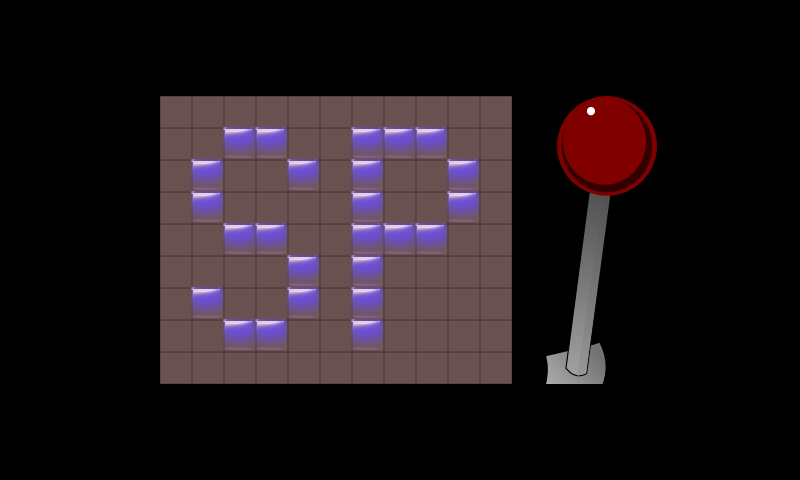

This is a level from a 2D game, rendered from its Tiled map with the project's own tilesets. A one-line summary and the map file follow, with tile-layer data summarised:
An orthogonal 25x15 tile map with 32x32 px tiles, 3 tile layers (Hidden Pattern, Lever , Tiles), 3 tilesets and 106 objects (81x Reel).

<map version="1.0" orientation="orthogonal" renderorder="right-down" width="25" height="15" tilewidth="32" tileheight="32" nextobjectid="115">
 <tileset firstgid="1" name="handle_animation" tilewidth="32" tileheight="32" tilecount="180" columns="20">
  <image source="handle_animation.png" width="671" height="308" />
 </tileset>
 <tileset firstgid="181" name="light_pink_transparent" tilewidth="32" tileheight="32" tilecount="1" columns="1">
  <image source="light_pink_transparent.png" width="32" height="32" />
 </tileset>
 <tileset firstgid="182" name="neon_tiles" tilewidth="32" tileheight="32" tilecount="8" columns="4">
  <image source="neon_tiles.png" width="139" height="67" />
 </tileset>
 <objectgroup name="Hidden Pattern Object">
  <object id="86" x="256" y="128" width="32" height="32" />
  <object id="90" x="288" y="160" width="32" height="32" />
  <object id="91" x="224" y="128" width="32" height="32" />
  <object id="92" x="192" y="160" width="32" height="32" />
  <object id="93" x="192" y="192" width="32" height="32" />
  <object id="94" x="224" y="224" width="32" height="32" />
  <object id="95" x="256" y="224" width="32" height="32" />
  <object id="96" x="288" y="256" width="32" height="32" />
  <object id="97" x="288" y="288" width="32" height="32" />
  <object id="98" x="256" y="320" width="32" height="32" />
  <object id="99" x="224" y="320" width="32" height="32" />
  <object id="100" x="192" y="288" width="32" height="32" />
  <object id="101" x="352" y="128" width="32" height="32" />
  <object id="102" x="384" y="128" width="32" height="32" />
  <object id="103" x="416" y="128" width="32" height="32" />
  <object id="105" x="448" y="160" width="32" height="32" />
  <object id="106" x="448" y="192" width="32" height="32" />
  <object id="107" x="352" y="160" width="32" height="32" />
  <object id="108" x="352" y="192" width="32" height="32" />
  <object id="109" x="352" y="224" width="32" height="32" />
  <object id="110" x="352" y="256" width="32" height="32" />
  <object id="111" x="352" y="288" width="32" height="32" />
  <object id="112" x="352" y="320" width="32" height="32" />
  <object id="113" x="416" y="224" width="32" height="32" />
  <object id="114" x="384" y="224" width="32" height="32" />
 </objectgroup>
 <layer name="Hidden Pattern" width="25" height="15" offsetx="-1" offsety="-2">
  <data>[375 cells, 25 non-empty, 1 distinct tile ids]</data>
 </layer>
 <layer name="Lever " width="25" height="15">
  <data>[375 cells, 47 non-empty, 36 distinct tile ids]</data>
 </layer>
 <objectgroup name="Reels">
  <object id="3" name="Reel" x="256" y="96" width="32" height="32" />
  <object id="6" name="Reel" x="192" y="96" width="32" height="32" />
  <object id="7" name="Reel" x="224" y="96" width="32" height="32" />
  <object id="8" name="Reel" x="288" y="96" width="32" height="32" />
  <object id="9" name="Reel" x="320" y="96" width="32" height="32" />
  <object id="10" name="Reel" x="352" y="96" width="32" height="32" />
  <object id="11" name="Reel" x="384" y="96" width="32" height="32" />
  <object id="12" name="Reel" x="416" y="96" width="32" height="32" />
  <object id="13" name="Reel" x="448" y="96" width="32" height="32" />
  <object id="14" name="Reel" x="448" y="128" width="32" height="32" />
  <object id="15" name="Reel" x="352" y="128" width="32" height="32" />
  <object id="16" name="Reel" x="192" y="128" width="32" height="32" />
  <object id="17" name="Reel" x="384" y="128" width="32" height="32" />
  <object id="18" name="Reel" x="416" y="128" width="32" height="32" />
  <object id="19" name="Reel" x="288" y="128" width="32" height="32" />
  <object id="20" name="Reel" x="256" y="128" width="32" height="32" />
  <object id="21" name="Reel" x="320" y="128" width="32" height="32" />
  <object id="22" name="Reel" x="224" y="128" width="32" height="32" />
  <object id="23" name="Reel" x="448" y="160" width="32" height="32" />
  <object id="24" name="Reel" x="352" y="160" width="32" height="32" />
  <object id="25" name="Reel" x="192" y="160" width="32" height="32" />
  <object id="26" name="Reel" x="384" y="160" width="32" height="32" />
  <object id="27" name="Reel" x="416" y="160" width="32" height="32" />
  <object id="28" name="Reel" x="288" y="160" width="32" height="32" />
  <object id="29" name="Reel" x="256" y="160" width="32" height="32" />
  <object id="30" name="Reel" x="320" y="160" width="32" height="32" />
  <object id="31" name="Reel" x="224" y="160" width="32" height="32" />
  <object id="32" name="Reel" x="449" y="193" width="32" height="32" />
  <object id="33" name="Reel" x="352" y="192" width="32" height="32" />
  <object id="34" name="Reel" x="192" y="192" width="32" height="32" />
  <object id="35" name="Reel" x="384" y="192" width="32" height="32" />
  <object id="36" name="Reel" x="416" y="192" width="32" height="32" />
  <object id="37" name="Reel" x="288" y="192" width="32" height="32" />
  <object id="38" name="Reel" x="256" y="192" width="32" height="32" />
  <object id="39" name="Reel" x="320" y="192" width="32" height="32" />
  <object id="40" name="Reel" x="224" y="192" width="32" height="32" />
  <object id="41" name="Reel" x="448" y="224" width="32" height="32" />
  <object id="42" name="Reel" x="352" y="224" width="32" height="32" />
  <object id="43" name="Reel" x="192" y="224" width="32" height="32" />
  <object id="44" name="Reel" x="384" y="224" width="32" height="32" />
  <object id="45" name="Reel" x="416" y="224" width="32" height="32" />
  <object id="46" name="Reel" x="288" y="224" width="32" height="32" />
  <object id="47" name="Reel" x="256" y="224" width="32" height="32" />
  <object id="48" name="Reel" x="320" y="224" width="32" height="32" />
  <object id="49" name="Reel" x="224" y="224" width="32" height="32" />
  <object id="50" name="Reel" x="448" y="256" width="32" height="32" />
  <object id="51" name="Reel" x="352" y="256" width="32" height="32" />
  <object id="52" name="Reel" x="192" y="256" width="32" height="32" />
  <object id="53" name="Reel" x="384" y="256" width="32" height="32" />
  <object id="54" name="Reel" x="416" y="256" width="32" height="32" />
  <object id="55" name="Reel" x="288" y="256" width="32" height="32" />
  <object id="56" name="Reel" x="256" y="256" width="32" height="32" />
  <object id="57" name="Reel" x="320" y="256" width="32" height="32" />
  <object id="58" name="Reel" x="224" y="256" width="32" height="32" />
  <object id="59" name="Reel" x="448" y="288" width="32" height="32" />
  <object id="60" name="Reel" x="352" y="288" width="32" height="32" />
  <object id="61" name="Reel" x="192" y="288" width="32" height="32" />
  <object id="62" name="Reel" x="384" y="288" width="32" height="32" />
  <object id="63" name="Reel" x="416" y="288" width="32" height="32" />
  <object id="64" name="Reel" x="288" y="288" width="32" height="32" />
  <object id="65" name="Reel" x="256" y="288" width="32" height="32" />
  <object id="66" name="Reel" x="320" y="288" width="32" height="32" />
  <object id="67" name="Reel" x="224" y="288" width="32" height="32" />
  <object id="68" name="Reel" x="448" y="320" width="32" height="32" />
  <object id="69" name="Reel" x="352" y="320" width="32" height="32" />
  <object id="70" name="Reel" x="192" y="320" width="32" height="32" />
  <object id="71" name="Reel" x="384" y="320" width="32" height="32" />
  <object id="72" name="Reel" x="416" y="320" width="32" height="32" />
  <object id="73" name="Reel" x="288" y="320" width="32" height="32" />
  <object id="74" name="Reel" x="256" y="320" width="32" height="32" />
  <object id="75" name="Reel" x="320" y="320" width="32" height="32" />
  <object id="76" name="Reel" x="224" y="320" width="32" height="32" />
  </objectgroup>
 <layer name="Tiles" width="25" height="15">
  <data>[375 cells, 99 non-empty, 1 distinct tile ids]</data>
 </layer>
</map>
<!-- 9 of 106 objects omitted -->
